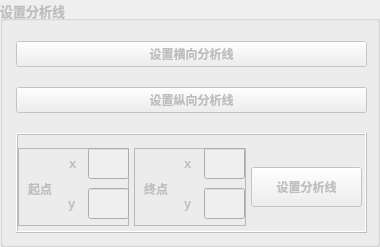
           <widget class="QGroupBox" name="m_setLineChange">
            <property name="enabled">
             <bool>false</bool>
            </property>
            <property name="sizePolicy">
             <sizepolicy hsizetype="Fixed" vsizetype="Preferred">
              <horstretch>0</horstretch>
              <verstretch>0</verstretch>
             </sizepolicy>
            </property>
            <property name="minimumSize">
             <size>
              <width>380</width>
              <height>0</height>
             </size>
            </property>
            <property name="font">
             <font>
              <pointsize>10</pointsize>
              <weight>75</weight>
              <bold>true</bold>
             </font>
            </property>
            <property name="title">
             <string>设置分析线</string>
            </property>
            <layout class="QVBoxLayout" name="verticalLayout_5">
             <property name="spacing">
              <number>20</number>
             </property>
             <property name="leftMargin">
              <number>13</number>
             </property>
             <property name="topMargin">
              <number>20</number>
             </property>
             <property name="rightMargin">
              <number>10</number>
             </property>
             <item>
              <widget class="QPushButton" name="m_horizontalLine">
               <property name="sizePolicy">
                <sizepolicy hsizetype="Minimum" vsizetype="Preferred">
                 <horstretch>0</horstretch>
                 <verstretch>0</verstretch>
                </sizepolicy>
               </property>
               <property name="font">
                <font>
                 <family>Agency FB</family>
                 <pointsize>9</pointsize>
                </font>
               </property>
               <property name="text">
                <string>设置横向分析线</string>
               </property>
              </widget>
             </item>
             <item>
              <widget class="QPushButton" name="m_verticalLine">
               <property name="sizePolicy">
                <sizepolicy hsizetype="Minimum" vsizetype="Preferred">
                 <horstretch>0</horstretch>
                 <verstretch>0</verstretch>
                </sizepolicy>
               </property>
               <property name="font">
                <font>
                 <family>Agency FB</family>
                 <pointsize>9</pointsize>
                </font>
               </property>
               <property name="text">
                <string>设置纵向分析线</string>
               </property>
              </widget>
             </item>
             <item>
              <widget class="QFrame" name="frame_5">
               <property name="sizePolicy">
                <sizepolicy hsizetype="Preferred" vsizetype="Preferred">
                 <horstretch>0</horstretch>
                 <verstretch>0</verstretch>
                </sizepolicy>
               </property>
               <property name="minimumSize">
                <size>
                 <width>0</width>
                 <height>100</height>
                </size>
               </property>
               <property name="maximumSize">
                <size>
                 <width>16777215</width>
                 <height>100</height>
                </size>
               </property>
               <property name="frameShape">
                <enum>QFrame::Box</enum>
               </property>
               <property name="frameShadow">
                <enum>QFrame::Raised</enum>
               </property>
               <layout class="QHBoxLayout" name="horizontalLayout_5">
                <property name="spacing">
                 <number>5</number>
                </property>
                <property name="leftMargin">
                 <number>0</number>
                </property>
                <property name="topMargin">
                 <number>13</number>
                </property>
                <property name="rightMargin">
                 <number>3</number>
                </property>
                <property name="bottomMargin">
                 <number>5</number>
                </property>
                <item>
                 <widget class="QFrame" name="frame_7">
                  <property name="frameShape">
                   <enum>QFrame::StyledPanel</enum>
                  </property>
                  <property name="frameShadow">
                   <enum>QFrame::Raised</enum>
                  </property>
                  <widget class="QLabel" name="label_9">
                   <property name="geometry">
                    <rect>
                     <x>10</x>
                     <y>20</y>
                     <width>51</width>
                     <height>41</height>
                    </rect>
                   </property>
                   <property name="font">
                    <font>
                     <family>Agency FB</family>
                     <pointsize>9</pointsize>
                    </font>
                   </property>
                   <property name="text">
                    <string>起点</string>
                   </property>
                  </widget>
                  <widget class="QLabel" name="label_14">
                   <property name="geometry">
                    <rect>
                     <x>51</x>
                     <y>0</y>
                     <width>20</width>
                     <height>31</height>
                    </rect>
                   </property>
                   <property name="font">
                    <font>
                     <family>Arial</family>
                     <pointsize>10</pointsize>
                    </font>
                   </property>
                   <property name="text">
                    <string>x</string>
                   </property>
                  </widget>
                  <widget class="QLabel" name="label_16">
                   <property name="geometry">
                    <rect>
                     <x>50</x>
                     <y>40</y>
                     <width>21</width>
                     <height>31</height>
                    </rect>
                   </property>
                   <property name="font">
                    <font>
                     <family>Arial</family>
                     <pointsize>10</pointsize>
                    </font>
                   </property>
                   <property name="text">
                    <string>y</string>
                   </property>
                  </widget>
                  <widget class="QLineEdit" name="beginPoint_x">
                   <property name="geometry">
                    <rect>
                     <x>70</x>
                     <y>0</y>
                     <width>41</width>
                     <height>31</height>
                    </rect>
                   </property>
                   <property name="font">
                    <font>
                     <family>SimSun-ExtB</family>
                    </font>
                   </property>
                  </widget>
                  <widget class="QLineEdit" name="beginPoint_y">
                   <property name="geometry">
                    <rect>
                     <x>70</x>
                     <y>40</y>
                     <width>41</width>
                     <height>31</height>
                    </rect>
                   </property>
                  </widget>
                 </widget>
                </item>
                <item>
                 <widget class="QFrame" name="frame_8">
                  <property name="frameShape">
                   <enum>QFrame::StyledPanel</enum>
                  </property>
                  <property name="frameShadow">
                   <enum>QFrame::Raised</enum>
                  </property>
                  <widget class="QLabel" name="label_12">
                   <property name="geometry">
                    <rect>
                     <x>10</x>
                     <y>30</y>
                     <width>51</width>
                     <height>21</height>
                    </rect>
                   </property>
                   <property name="font">
                    <font>
                     <family>Agency FB</family>
                     <pointsize>9</pointsize>
                    </font>
                   </property>
                   <property name="text">
                    <string>终点</string>
                   </property>
                  </widget>
                  <widget class="QLabel" name="label_15">
                   <property name="geometry">
                    <rect>
                     <x>50</x>
                     <y>0</y>
                     <width>31</width>
                     <height>31</height>
                    </rect>
                   </property>
                   <property name="font">
                    <font>
                     <family>Arial</family>
                     <pointsize>10</pointsize>
                    </font>
                   </property>
                   <property name="text">
                    <string>x</string>
                   </property>
                  </widget>
                  <widget class="QLabel" name="label_17">
                   <property name="geometry">
                    <rect>
                     <x>50</x>
                     <y>40</y>
                     <width>31</width>
                     <height>31</height>
                    </rect>
                   </property>
                   <property name="font">
                    <font>
                     <family>Arial</family>
                     <pointsize>10</pointsize>
                    </font>
                   </property>
                   <property name="text">
                    <string>y</string>
                   </property>
                  </widget>
                  <widget class="QLineEdit" name="endPoint_x">
                   <property name="geometry">
                    <rect>
                     <x>70</x>
                     <y>0</y>
                     <width>41</width>
                     <height>31</height>
                    </rect>
                   </property>
                  </widget>
                  <widget class="QLineEdit" name="endPoint_y">
                   <property name="geometry">
                    <rect>
                     <x>70</x>
                     <y>40</y>
                     <width>41</width>
                     <height>31</height>
                    </rect>
                   </property>
                  </widget>
                 </widget>
                </item>
                <item>
                 <widget class="QPushButton" name="m_inputDataLine">
                  <property name="minimumSize">
                   <size>
                    <width>0</width>
                    <height>40</height>
                   </size>
                  </property>
                  <property name="font">
                   <font>
                    <family>Agency FB</family>
                    <pointsize>9</pointsize>
                   </font>
                  </property>
                  <property name="text">
                   <string>设置分析线</string>
                  </property>
                 </widget>
                </item>
               </layout>
              </widget>
             </item>
            </layout>
           </widget>
